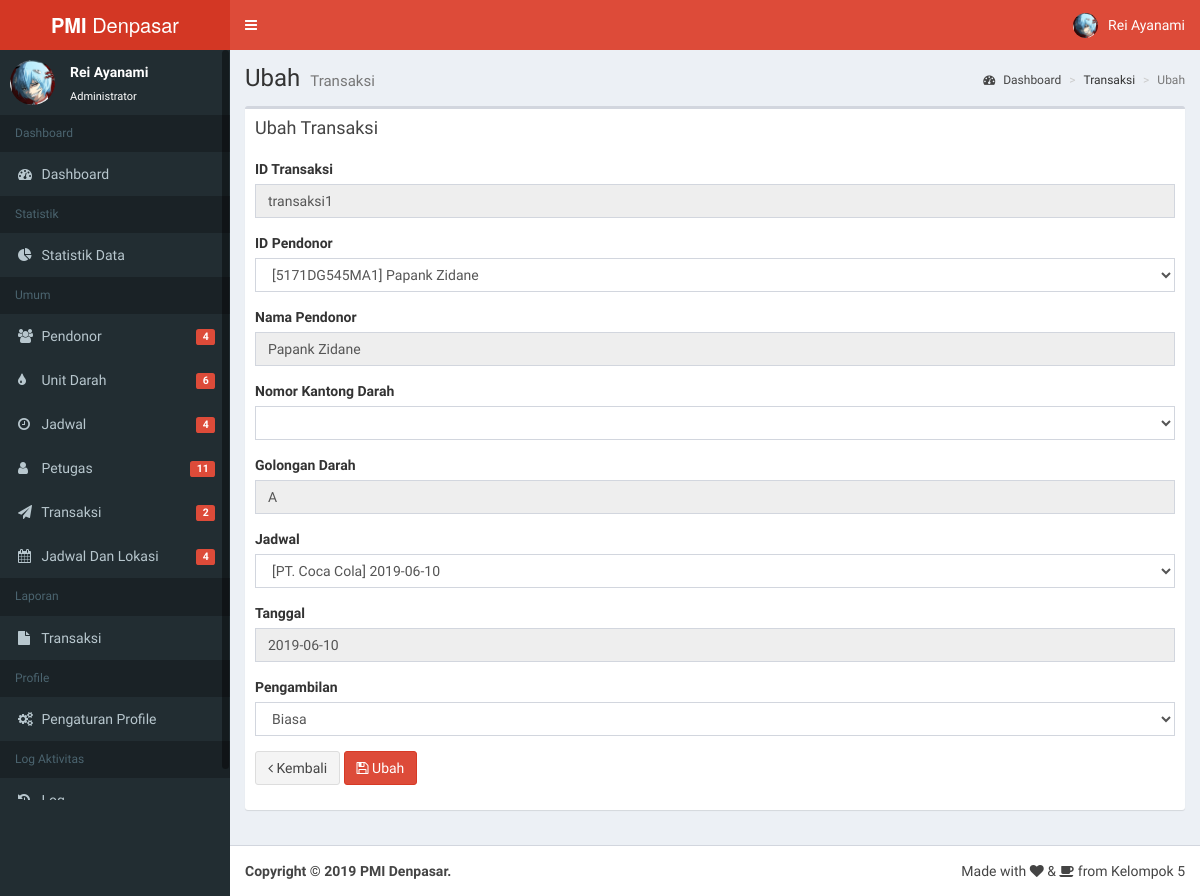
The page /admin/transaksi/ubah/transaksi1 (signed in) on the database its author committed.
### tables this page shows
CREATE TABLE `petugas` (
  `id_petugas` varchar(20) NOT NULL,
  `username` varchar(20) NOT NULL,
  `nama_petugas` varchar(50) NOT NULL,
  `posisi_petugas` varchar(20) NOT NULL,
  `foto_petugas` varchar(255) NOT NULL
);

CREATE TABLE `transaksi` (
  `id_transaksi` varchar(12) NOT NULL,
  `id_pendonor` varchar(20) NOT NULL,
  `id_petugas` varchar(20) NOT NULL,
  `nama_pendonor` text NOT NULL,
  `nomor_kantong_darah` varchar(20) NOT NULL,
  `golongan_darah` varchar(3) NOT NULL,
  `id_jadwal` varchar(10) NOT NULL,
  `tanggal` date NOT NULL,
  `pengambilan` varchar(20) NOT NULL
);

### fungsi.php (called while the page is built, shortened)
<?php
$url = 'http://127.0.0.1/pmi/';
function base_url()
{
    $url = 'http://127.0.0.1/pmi/';
    return $url;
}
function dapatkaninfo($username)
{
    $q = 'SELECT * FROM petugas WHERE username="' . $username . '" LIMIT 1';
    $p = mysqli_query($GLOBALS['conn'], $q) or die(mysqli_error);
    $n = mysqli_fetch_array($p);
    $id = $n['id_petugas'];
    $nama = $n['nama_petugas'];
    $posisi = $n['posisi_petugas'];
    $username = $n['username'];
    $foto = $n['foto_petugas'];
    $arrayinfo = array($nama, $posisi, $foto, $id, $username);
    return $arrayinfo;
}
function dapatkandata($nama_tabel)
{
    return mysqli_query($GLOBALS['conn'], 'SELECT * FROM ' . $nama_tabel . '');
}
function dapatkandatadistinct($nama_kolom, $nama_kolom2, $nama_tabel)
{
    return mysqli_query($GLOBALS['conn'], 'SELECT DISTINCT ' . $nama_kolom . ',' . $nama_kolom2 . ' FROM ' . $nama_tabel . '');
}
function dapatkandatapilihan($nama_tabel, $nama_kolom, $id_data)
{
    return mysqli_query($GLOBALS['conn'], 'SELECT * FROM ' . $nama_tabel . ' WHERE ' . $nama_kolom . ' = "' . $id_data . '" LIMIT 1');
}
function dapatkantotal($nama_tabel)
{
    $query = mysqli_query($GLOBALS['conn'], "SELECT COUNT(*) FROM $nama_tabel;");
    $result = mysqli_fetch_array($query);
    return $result[0];
}

### kontent/transaksi.php (the view, shortened to what this page needs)
<?php
	if(isset($_GET['form'])&& $_GET['form']=="tambah"){
		include("../kontent/".$_GET['halaman']."_tambah.php");
	}else if(isset($_GET['form'])&& $_GET['form']=="ubah"){
		include("../kontent/".$_GET['halaman']."_edit.php");
	}
?>

### admin/index.php (shortened to what this page needs)
<?php
	if(!isset($_SESSION['sesi']) || $_SESSION['sesi'] != 'admin'){
		header("location:../login");
	} else {
		include("../fungsi.php");
?>
<!DOCTYPE html>
<html>
<head>
  <link rel="stylesheet" href="<?php echo $url; ?>dist/css/bootstrap.css">
  <link rel="stylesheet" href="<?php echo $url; ?>dist/css/dataTables.bootstrap.min.css">
  <link rel="stylesheet" href="<?php echo $url; ?>dist/css/font-awesome.min.css">
  <link rel="stylesheet" href="<?php echo $url; ?>dist/css/AdminLTE.min.css">
  <link rel="stylesheet" href="<?php echo $url; ?>dist/css/skin.css">
  <link rel="stylesheet" href="https://cdnjs.cloudflare.com/ajax/libs/Chart.js/2.8.0/Chart.css">
  <link rel="stylesheet" href="<?php echo $url; ?>dist/css/dashboard.css">
  <link rel="stylesheet" href="<?php echo $url; ?>dist/css/datepicker.min.css">
  <link rel="stylesheet" href="<?php echo $url; ?>dist/css/sweetalert2.min.css">
  <link rel="stylesheet" href="<?php echo $url; ?>dist/css/responsive.dataTables.min.css">
  <link rel="stylesheet" href="https://cdn.jsdelivr.net/npm/leaflet-search@2.4.0/dist/leaflet-search.min.css">
  <link rel="stylesheet" href="https://unpkg.com/leaflet@1.4.0/dist/leaflet.css" />
  <link rel="stylesheet" href="https://unpkg.com/esri-leaflet-geocoder@2.2.13/dist/esri-leaflet-geocoder.css">
</head>
<body class="hold-transition skin-red fixed sidebar-mini">
<div class="wrapper">
  <header class="main-header">
    <a href="index.php" class="logo">
      <span class="logo-lg"><b>PMI</b> Denpasar</span>
    </a>
    <nav class="navbar navbar-static-top" role="navigation">
      <a href="#" class="sidebar-toggle" data-toggle="push-menu" role="button">
      </a>
      <div class="navbar-custom-menu">
        <ul class="nav navbar-nav">
          <li class="dropdown user user-menu">
            <a href="#" class="dropdown-toggle" data-toggle="dropdown">
              <img src="<?php echo $url; ?>img/<?php echo dapatkaninfo(username)[2]; ?>" class="user-image" alt="User Image">
              <span class="hidden-xs"><?php echo dapatkaninfo(username)[0]; ?></span>
            </a>
          </li>
        </ul>
      </div>
    </nav>
  </header>
  <aside class="main-sidebar">
    <section class="sidebar">
      <div class="user-panel">
        <div class="pull-left image">
          <img src="<?php echo $url; ?>img/<?php echo dapatkaninfo(username)[2]; ?>" class="img-circle" alt="User Image">
        </div>
        <div class="pull-left info">
          <p><?php echo dapatkaninfo(username)[0]; ?></p>
          <a href="#">Administrator</a>
        </div>
      </div>
      <ul class="sidebar-menu" data-widget="tree">
		<li class="header">Dashboard</li>
		<li><a href="<?php echo $url; ?>admin/"><i class="fa fa-dashboard"></i> <span>Dashboard</span></a></li>
		<li class="header">Statistik</li>
		<li><a href="<?php echo $url; ?>admin/statistikdata"><i class="fa fa-pie-chart"></i> <span>Statistik Data</span></a></li>
        <li class="header">Umum</li>
        <li><a href="<?php echo $url; ?>admin/pendonor"><i class="fa fa-users"></i> <span>Pendonor</span>
		<span class="pull-right-container">
              <span class="label label-danger pull-right"><?php echo dapatkantotal('pendonor'); ?></span>
            </span></a></li>
			<li><a href="<?php echo $url; ?>admin/unitdarah"><i class="fa fa-tint"></i> <span>Unit Darah</span>
		<span class="pull-right-container">
              <span class="label label-danger pull-right"><?php echo dapatkantotal('unit_darah'); ?></span>
            </span></a></li>
		<li><a href="<?php echo $url; ?>admin/jadwal"><i class="fa fa-clock-o"></i> <span>Jadwal</span>
		<span class="pull-right-container">
              <span class="label label-danger pull-right"><?php echo dapatkantotal('jadwal'); ?></span>
            </span></a></li>
		<li><a href="<?php echo $url; ?>admin/petugas"><i class="fa fa-user"></i> <span>Petugas</span><span class="pull-right-container">
              <span class="label label-danger pull-right"><?php echo dapatkantotal('petugas'); ?></span>
            </span></a></li>
		<li><a href="<?php echo $url; ?>admin/transaksi"><i class="fa fa-send"></i> <span>Transaksi</span><span class="pull-right-container">
              <span class="label label-danger pull-right"><?php echo dapatkantotal('transaksi'); ?></span>
            </span></a></li>
					<li><a href="<?php echo $url; ?>admin/jadwallokasi"><i class="fa fa-calendar"></i> <span>Jadwal Dan Lokasi</span><span class="pull-right-container">
              <span class="label label-danger pull-right"><?php echo dapatkantotal('jadwaldanlokasi'); ?></span>
            </span></a></li>
            <li class="header">Laporan</li>
		<li><a href="<?php echo $url; ?>admin/laptransaksi"><i class="fa fa-file"></i> <span>Transaksi</span></a></li>
		<li class="header">Profile</li>
		<li><a href="<?php echo $url; ?>admin/profile"><i class="fa fa-gears"></i> <span>Pengaturan Profile</span></a></li>
    <li class="header">Log Aktivitas</li>
		<li><a href="<?php echo $url; ?>admin/logaktivitas"><i class="fa fa-history"></i> <span>Log</span></a></li>
      </ul>
    </section>
  </aside>
  <div class="content-wrapper">
	<?php
	if(isset($_GET["halaman"])){
		if($_GET["halaman"] == "pendonor"){
			include('../kontent/pendonor.php');
		}else if($_GET["halaman"] == "transaksi"){
			include('../kontent/transaksi.php');
		}else if($_GET["halaman"] == "profile"){
			include('../kontent/pengaturan_profile.php');
		}else if($_GET["halaman"] == "jadwal"){
			include('../kontent/jadwal.php');
		}else if($_GET["halaman"] == "unitdarah"){
			include('../kontent/unitdarah.php');
		}else if($_GET["halaman"] == "petugas"){
			include('../kontent/petugas.php');
		}else if($_GET["halaman"] == "jadwallokasi"){
			include('../kontent/jadwallokasi.php');
		}else if($_GET["halaman"] == "statistikdata"){
			include('../kontent/statistikdata.php');
		}else if($_GET["halaman"] == "laptransaksi"){
			include('../kontent/report_transaksi.php');
		}else if($_GET["halaman"] == "logaktivitas"){
			include('../kontent/logaktivitas.php');
		}else{
			include('../kontent/404.php');
		}
	}elseif(isset($_GET[!"halaman"])){
			include('../kontent/404.php');
	}else{
			include('../kontent/statistikdashboard.php');
	}
	?>
  </div>
  <footer class="main-footer">
    <div class="pull-right hidden-xs">
      Made with <p class="fa fa-heart"></p> & <p class="fa fa-coffee"></p> from Kelompok 5
    </div>
    <strong>Copyright &copy; 2019 PMI Denpasar.</strong>
  </footer>
</body>
</html>
	<?php } ?>

### kontent/transaksi_edit.php (shortened to what this page needs)
<?php
if(isset($_GET['id'])){
	$query = dapatkandatapilihan($_GET['halaman'],'id_transaksi',$_GET['id']);
	if(mysqli_num_rows($query) != 0){
		$r = mysqli_fetch_array($query);
		$id_transaksi			= htmlspecialchars($r['id_transaksi'], ENT_QUOTES, 'UTF-8');
		$id_pendonor			= htmlspecialchars($r['id_pendonor'], ENT_QUOTES, 'UTF-8');
		$nomor_kantong_darah 	= htmlspecialchars($r['nomor_kantong_darah'], ENT_QUOTES, 'UTF-8');
		$golongan_darah 		= htmlspecialchars($r['golongan_darah'], ENT_QUOTES, 'UTF-8');
		$id_jadwal 				= htmlspecialchars($r['id_jadwal'], ENT_QUOTES, 'UTF-8');
		$pengambilan			= htmlspecialchars($r['pengambilan'], ENT_QUOTES, 'UTF-8');
		$opsipengambilan  		= array('Biasa', 'Apheresis');
	}
}
?>
<section class="content-header">
<h1>
Ubah
<small>Transaksi</small>
</h1>
<ol class="breadcrumb">
<li><a href="index.php"><i class="fa fa-dashboard"></i> Dashboard</a></li>
<li>Transaksi</li>
<li class="active">Ubah</li>
</ol>
</section>
<section class="content">
<div class="box">
	<div class="box-header">
	<h3 class="box-title">Ubah Transaksi</h3>
	</div>
<form method="post" enctype="multipart/form-data">
	<div class="box-body">
		  <div class="form-group">
			<label for="id_transaksi" class="control-label">ID Transaksi</label>
			<div>
			  <input type="text" class="form-control" disabled="disabled" value="<?php echo $id_transaksi; ?>" required>
			</div>
		  </div>
		  <div class="form-group">
			<label for="id_pendonor" class="control-label">ID Pendonor</label>
			<div>
			<select class="form-control" name="id_pendonor" id="id_pendonor" onchange="pilihpendonor();" required>
			<?php
			$q	= dapatkandatadistinct('id_pendonor','nama_lengkap_pendonor','daftarpendonorunitdarah');
			$n	= mysqli_num_rows($q);
					if ($n!=0)
						{
							while ($r = mysqli_fetch_array($q)){
							$pil_id_pendonor 			= htmlspecialchars($r['id_pendonor'], ENT_QUOTES, 'UTF-8');
							$pil_nama_lengkap_pendonor 	= htmlspecialchars($r['nama_lengkap_pendonor'], ENT_QUOTES, 'UTF-8');
								if($pil_id_pendonor == $id_pendonor){
									echo '<option selected="selected" namapendonor="'.$pil_nama_lengkap_pendonor.'" kantong="'.$nomor_kantong_darah.'" identitas="'.$pil_id_pendonor.'"  value="'.$pil_id_pendonor.'">['.$pil_id_pendonor.']&nbsp;'.$pil_nama_lengkap_pendonor.'</option>';
								}else{
									echo '<option namapendonor="'.$pil_nama_lengkap_pendonor.'" identitas="'.$pil_id_pendonor.'" kantong="'.$nomor_kantong_darah.'"  value="'.$pil_id_pendonor.'">['.$pil_id_pendonor.']&nbsp;'.$pil_nama_lengkap_pendonor.'</option>';
								}
							}
						}
			echo "</select>";
			?>
			</div>
		  </div>
		  <div class="form-group">
			<label for="nama_pendonor_disabled" class="control-label">Nama Pendonor</label>
			<div>
			  <input type="text" id="nama_pendonor_disabled" class="form-control" disabled="disabled" required>
			</div>
		  </div>
		  <div class="form-group">
			<label for="nomor_kantong_darah" class="control-label">Nomor Kantong Darah</label>
			<div>
			<select class="form-control" id="nomor_kantong_darah" name="nomor_kantong_darah" onchange="pilihgoldar();" required>
			</select>
			</div>
		  </div>
		  <div class="form-group">
			<label for="gol_dar_disabled" class="control-label">Golongan Darah</label>
			<div>
			  <input type="text" id="gol_dar_disabled" class="form-control" value="<?php echo $golongan_darah; ?>" disabled="disabled" required>
			</div>
		  </div>
		  <div class="form-group">
			<label for="id_jadwal" class="control-label">Jadwal</label>
			<div>
			<select class="form-control" name="id_jadwal" id="id_jadwal" onchange="pilihjadwal2();" required>
			<?php
			$q	= dapatkandata('jadwal');
			$n	= mysqli_num_rows($q);
					if ($n!=0)
						{
							while ($r = mysqli_fetch_array($q)){
							$pil_id_jadwal 		= htmlspecialchars($r['id_jadwal'], ENT_QUOTES, 'UTF-8');
							$pil_instasi_jadwal = htmlspecialchars($r['instasi_jadwal'], ENT_QUOTES, 'UTF-8');
							$pil_tanggal_jadwal = htmlspecialchars($r['tanggal_jadwal'], ENT_QUOTES, 'UTF-8');
							if($pil_id_jadwal == $id_jadwal){
							echo '<option selected="selected" idjad="'.$pil_id_jadwal.'" tanggal_jadwal="'.$pil_tanggal_jadwal.'"  value="'.$pil_id_jadwal.'">['.$pil_instasi_jadwal.']&nbsp;'.$pil_tanggal_jadwal.'</option>';
							}else{
								echo '<option idjad="'.$pil_id_jadwal.'" tanggal_jadwal="'.$pil_tanggal_jadwal.'"  value="'.$pil_id_jadwal.'">['.$pil_instasi_jadwal.']&nbsp;'.$pil_tanggal_jadwal.'</option>';
							}
						 }
						}
			echo "</select>";
			?>
			</div>
		  </div>
		  <div class="form-group">
			<label for="tanggal_disabled" class="control-label">Tanggal</label>
			<div>
			  <input type="text" id="tanggal_disabled" class="form-control" disabled="disabled" >
			</div>
		  </div>
		  <div class="form-group">
			<label for="pengambilan" class="control-label">Pengambilan</label>
			<div>
			  <select class="form-control" id="pengambilan" name="pengambilan" required>
				<?php
					foreach($opsipengambilan as $option){
    			    if($pengambilan == $option){
							echo "<option selected='selected' value='$option'>$option</option>" ;
						}else{
							echo "<option value='$option'>$option</option>" ;
						}
					}
				?>
            </select>
			</div>
		  </div>
		  <div class="form-group">
			<div>
			 <a href="<?php echo base_url(); ?>admin/transaksi/"><button type="button" class="btn btn-default"><i class="fa fa-angle-left"></i>  Kembali</button></a>
			  <button type="submit" name="submit" class="btn btn-danger"><i class="fa fa-save"></i> Ubah</button>
			</div>
		  </div>
	</div>
</form>
</div>
</section>

### rows shown on the page
petugas: foto_petugas (picture)
transaksi: id_transaksi "transaksi1", id_pendonor "[5171DG545MA1] Papank Zidane", golongan_darah "A", pengambilan "Biasa"

### other values the page prints
dapatkaninfo(username)[0] "Rei Ayanami"
dapatkantotal('pendonor') "4"
dapatkantotal('unit_darah') "6"
dapatkantotal('jadwal') "4"
dapatkantotal('petugas') "11"
dapatkantotal('transaksi') "2"
dapatkantotal('jadwaldanlokasi') "4"
